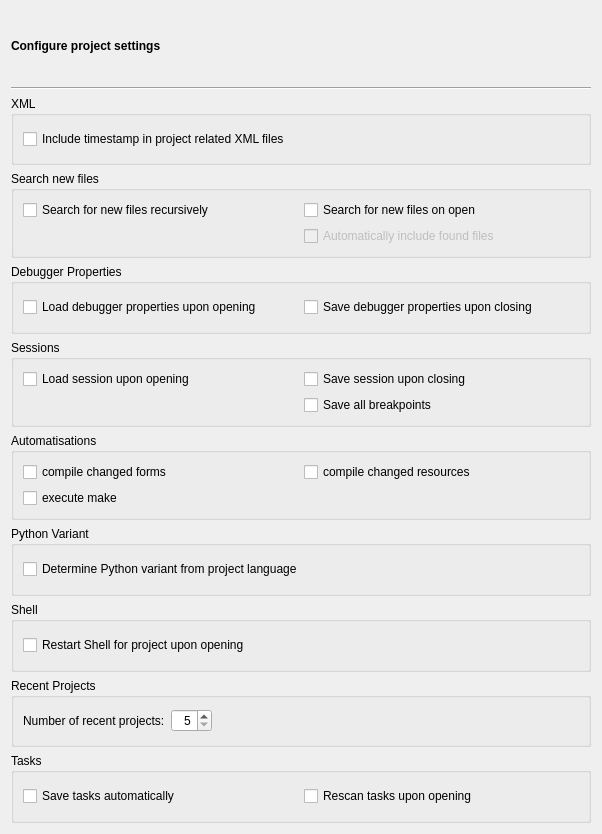
<?xml version="1.0" encoding="UTF-8"?>
<ui version="4.0">
 <class>ProjectPage</class>
 <widget class="QWidget" name="ProjectPage">
  <property name="geometry">
   <rect>
    <x>0</x>
    <y>0</y>
    <width>602</width>
    <height>834</height>
   </rect>
  </property>
  <layout class="QVBoxLayout" name="verticalLayout_3">
   <item>
    <widget class="QLabel" name="headerLabel">
     <property name="text">
      <string>&lt;b&gt;Configure project settings&lt;/b&gt;</string>
     </property>
    </widget>
   </item>
   <item>
    <widget class="Line" name="line8">
     <property name="frameShape">
      <enum>QFrame::HLine</enum>
     </property>
     <property name="frameShadow">
      <enum>QFrame::Sunken</enum>
     </property>
     <property name="orientation">
      <enum>Qt::Horizontal</enum>
     </property>
    </widget>
   </item>
   <item>
    <widget class="QGroupBox" name="groupBox_6">
     <property name="title">
      <string>XML</string>
     </property>
     <layout class="QVBoxLayout">
      <item>
       <widget class="QCheckBox" name="projectTimestampCheckBox">
        <property name="toolTip">
         <string>Select, if a timestamp should be written to all project related XML files</string>
        </property>
        <property name="text">
         <string>Include timestamp in project related XML files</string>
        </property>
       </widget>
      </item>
     </layout>
    </widget>
   </item>
   <item>
    <widget class="QGroupBox" name="groupBox_2">
     <property name="title">
      <string>Search new files</string>
     </property>
     <layout class="QGridLayout">
      <item row="0" column="0">
       <widget class="QCheckBox" name="projectSearchNewFilesRecursiveCheckBox">
        <property name="text">
         <string>Search for new files recursively</string>
        </property>
       </widget>
      </item>
      <item row="0" column="1">
       <widget class="QCheckBox" name="projectSearchNewFilesCheckBox">
        <property name="toolTip">
         <string>Select whether a search for new files on a project open should be performed.</string>
        </property>
        <property name="text">
         <string>Search for new files on open</string>
        </property>
       </widget>
      </item>
      <item row="1" column="1">
       <widget class="QCheckBox" name="projectAutoIncludeNewFilesCheckBox">
        <property name="enabled">
         <bool>false</bool>
        </property>
        <property name="toolTip">
         <string>Select whether the found files should be included automatically.</string>
        </property>
        <property name="text">
         <string>Automatically include found files</string>
        </property>
       </widget>
      </item>
     </layout>
    </widget>
   </item>
   <item>
    <widget class="QGroupBox" name="groupBox_4">
     <property name="title">
      <string>Debugger Properties</string>
     </property>
     <layout class="QGridLayout">
      <item row="0" column="0">
       <widget class="QCheckBox" name="projectLoadDebugPropertiesCheckBox">
        <property name="toolTip">
         <string>Select, whether a project debugger properties file shall be read on opening the project</string>
        </property>
        <property name="text">
         <string>Load debugger properties upon opening</string>
        </property>
       </widget>
      </item>
      <item row="0" column="1">
       <widget class="QCheckBox" name="projectSaveDebugPropertiesCheckBox">
        <property name="toolTip">
         <string>Select, whether a project debugger properties file shall be written on closing the project</string>
        </property>
        <property name="text">
         <string>Save debugger properties upon closing</string>
        </property>
       </widget>
      </item>
     </layout>
    </widget>
   </item>
   <item>
    <widget class="QGroupBox" name="groupBox_3">
     <property name="title">
      <string>Sessions</string>
     </property>
     <layout class="QGridLayout">
      <item row="0" column="0">
       <widget class="QCheckBox" name="projectLoadSessionCheckBox">
        <property name="toolTip">
         <string>Select, whether a project session file shall be read on opening the project</string>
        </property>
        <property name="text">
         <string>Load session upon opening</string>
        </property>
       </widget>
      </item>
      <item row="0" column="1">
       <widget class="QCheckBox" name="projectSaveSessionCheckBox">
        <property name="toolTip">
         <string>Select, whether a project session file shall be written on closing the project</string>
        </property>
        <property name="text">
         <string>Save session upon closing</string>
        </property>
       </widget>
      </item>
      <item row="1" column="1">
       <widget class="QCheckBox" name="projectSessionAllBpCheckBox">
        <property name="toolTip">
         <string>Select whether all breakpoints should be saved to the session file.</string>
        </property>
        <property name="text">
         <string>Save all breakpoints</string>
        </property>
       </widget>
      </item>
     </layout>
    </widget>
   </item>
   <item>
    <widget class="QGroupBox" name="groupBox_5">
     <property name="title">
      <string>Automatisations</string>
     </property>
     <layout class="QGridLayout" name="gridLayout">
      <item row="0" column="0">
       <widget class="QCheckBox" name="projectAutoCompileFormsCheckBox">
        <property name="toolTip">
         <string>Select, if changed forms should be compiled automatically upon a run action</string>
        </property>
        <property name="text">
         <string>compile changed forms</string>
        </property>
       </widget>
      </item>
      <item row="0" column="1">
       <widget class="QCheckBox" name="projectAutoCompileResourcesCheckBox">
        <property name="toolTip">
         <string>Select, if changed resources should be compiled automatically upon a run action</string>
        </property>
        <property name="text">
         <string>compile changed resources</string>
        </property>
       </widget>
      </item>
      <item row="1" column="0">
       <widget class="QCheckBox" name="projectAutoMakeCheckBox">
        <property name="toolTip">
         <string>Select to execute the configured 'make' command before a run action is performed</string>
        </property>
        <property name="text">
         <string>execute make</string>
        </property>
       </widget>
      </item>
     </layout>
    </widget>
   </item>
   <item>
    <widget class="QGroupBox" name="groupBox">
     <property name="title">
      <string>Python Variant</string>
     </property>
     <layout class="QVBoxLayout" name="verticalLayout">
      <item>
       <widget class="QCheckBox" name="pythonVariantCheckBox">
        <property name="toolTip">
         <string>Select to determine the Python variant from the project language</string>
        </property>
        <property name="text">
         <string>Determine Python variant from project language</string>
        </property>
       </widget>
      </item>
     </layout>
    </widget>
   </item>
   <item>
    <widget class="QGroupBox" name="groupBox_9">
     <property name="title">
      <string>Shell</string>
     </property>
     <layout class="QVBoxLayout" name="verticalLayout_2">
      <item>
       <widget class="QCheckBox" name="restartShellCheckBox">
        <property name="toolTip">
         <string>Select to restart the shell with the interpreter of the project (if configured)</string>
        </property>
        <property name="text">
         <string>Restart Shell for project upon opening</string>
        </property>
       </widget>
      </item>
     </layout>
    </widget>
   </item>
   <item>
    <widget class="QGroupBox" name="groupBox_7">
     <property name="title">
      <string>Recent Projects</string>
     </property>
     <layout class="QHBoxLayout" name="horizontalLayout">
      <item>
       <widget class="QLabel" name="label">
        <property name="text">
         <string>Number of recent projects:</string>
        </property>
       </widget>
      </item>
      <item>
       <widget class="QSpinBox" name="projectRecentSpinBox">
        <property name="toolTip">
         <string>Enter the number of recent projects to remember</string>
        </property>
        <property name="alignment">
         <set>Qt::AlignRight|Qt::AlignTrailing|Qt::AlignVCenter</set>
        </property>
        <property name="minimum">
         <number>5</number>
        </property>
        <property name="maximum">
         <number>50</number>
        </property>
       </widget>
      </item>
      <item>
       <spacer>
        <property name="orientation">
         <enum>Qt::Horizontal</enum>
        </property>
        <property name="sizeHint" stdset="0">
         <size>
          <width>40</width>
          <height>20</height>
         </size>
        </property>
       </spacer>
      </item>
     </layout>
    </widget>
   </item>
   <item>
    <widget class="QGroupBox" name="groupBox_8">
     <property name="title">
      <string>Tasks</string>
     </property>
     <layout class="QHBoxLayout" name="horizontalLayout_2">
      <item>
       <widget class="QCheckBox" name="autosaveTasksCheckBox">
        <property name="toolTip">
         <string>Select to save the project tasks automatically</string>
        </property>
        <property name="text">
         <string>Save tasks automatically</string>
        </property>
       </widget>
      </item>
      <item>
       <widget class="QCheckBox" name="rescanTasksCheckBox">
        <property name="toolTip">
         <string>Select to rescan the project tasks when a project is opened</string>
        </property>
        <property name="text">
         <string>Rescan tasks upon opening</string>
        </property>
       </widget>
      </item>
     </layout>
    </widget>
   </item>
  </layout>
 </widget>
 <tabstops>
  <tabstop>projectTimestampCheckBox</tabstop>
  <tabstop>projectSearchNewFilesRecursiveCheckBox</tabstop>
  <tabstop>projectSearchNewFilesCheckBox</tabstop>
  <tabstop>projectAutoIncludeNewFilesCheckBox</tabstop>
  <tabstop>projectLoadDebugPropertiesCheckBox</tabstop>
  <tabstop>projectSaveDebugPropertiesCheckBox</tabstop>
  <tabstop>projectLoadSessionCheckBox</tabstop>
  <tabstop>projectSaveSessionCheckBox</tabstop>
  <tabstop>projectSessionAllBpCheckBox</tabstop>
  <tabstop>projectAutoCompileFormsCheckBox</tabstop>
  <tabstop>projectAutoCompileResourcesCheckBox</tabstop>
  <tabstop>projectAutoMakeCheckBox</tabstop>
  <tabstop>pythonVariantCheckBox</tabstop>
  <tabstop>restartShellCheckBox</tabstop>
  <tabstop>projectRecentSpinBox</tabstop>
  <tabstop>autosaveTasksCheckBox</tabstop>
  <tabstop>rescanTasksCheckBox</tabstop>
 </tabstops>
 <resources/>
 <connections>
  <connection>
   <sender>projectSearchNewFilesCheckBox</sender>
   <signal>toggled(bool)</signal>
   <receiver>projectAutoIncludeNewFilesCheckBox</receiver>
   <slot>setEnabled(bool)</slot>
   <hints>
    <hint type="sourcelabel">
     <x>50</x>
     <y>133</y>
    </hint>
    <hint type="destinationlabel">
     <x>73</x>
     <y>190</y>
    </hint>
   </hints>
  </connection>
 </connections>
</ui>
